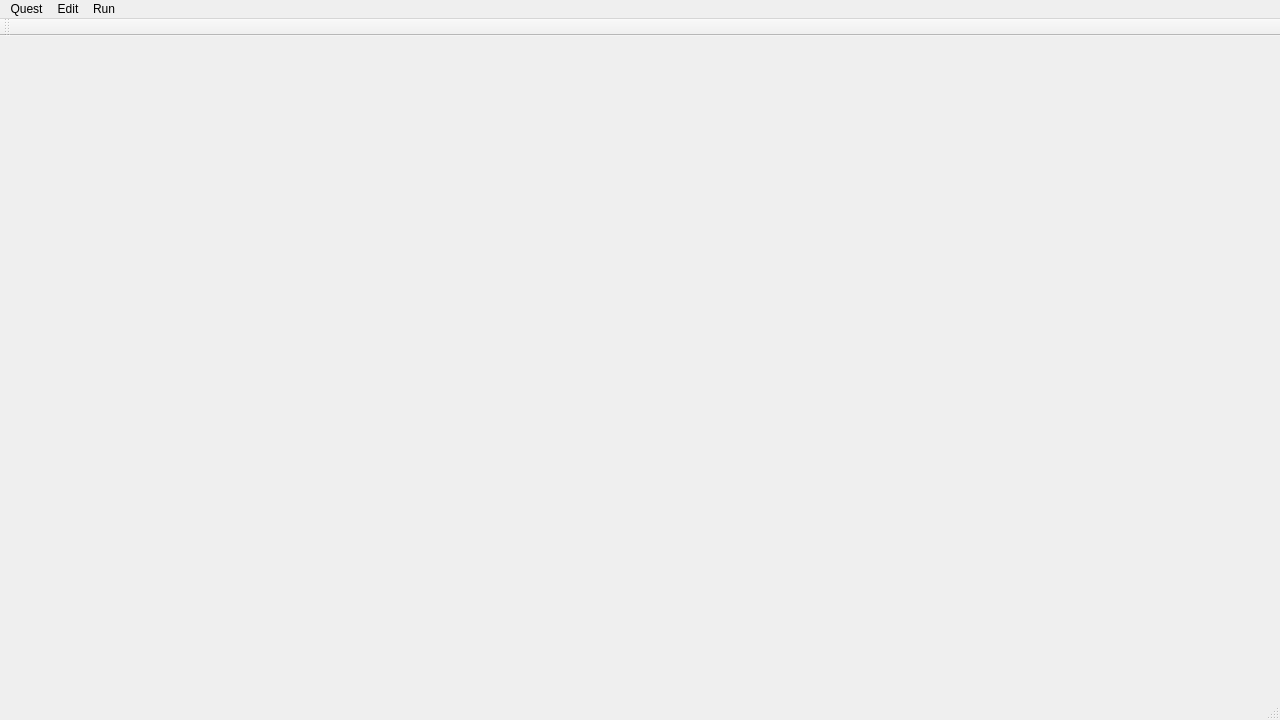
<?xml version="1.0" encoding="UTF-8"?>
<ui version="4.0">
 <class>MainWindow</class>
 <widget class="QMainWindow" name="MainWindow">
  <property name="geometry">
   <rect>
    <x>0</x>
    <y>0</y>
    <width>1280</width>
    <height>720</height>
   </rect>
  </property>
  <property name="windowTitle">
   <string>MainWindow</string>
  </property>
  <widget class="QWidget" name="centralWidget"/>
  <widget class="QMenuBar" name="menuBar">
   <property name="geometry">
    <rect>
     <x>0</x>
     <y>0</y>
     <width>1280</width>
     <height>25</height>
    </rect>
   </property>
   <widget class="QMenu" name="menuQuest">
    <property name="title">
     <string>Quest</string>
    </property>
    <addaction name="actionNew_quest"/>
    <addaction name="actionLoad_quest"/>
    <addaction name="separator"/>
    <addaction name="actionExit"/>
   </widget>
   <widget class="QMenu" name="menuEdit">
    <property name="title">
     <string>Edit</string>
    </property>
   </widget>
   <widget class="QMenu" name="menuRun">
    <property name="title">
     <string>Run</string>
    </property>
    <addaction name="actionRun_quest"/>
   </widget>
   <addaction name="menuQuest"/>
   <addaction name="menuEdit"/>
   <addaction name="menuRun"/>
  </widget>
  <widget class="QToolBar" name="mainToolBar">
   <attribute name="toolBarArea">
    <enum>TopToolBarArea</enum>
   </attribute>
   <attribute name="toolBarBreak">
    <bool>false</bool>
   </attribute>
  </widget>
  <widget class="QStatusBar" name="statusBar"/>
  <action name="actionNew_quest">
   <property name="text">
    <string>New quest...</string>
   </property>
   <property name="shortcut">
    <string>Ctrl+N</string>
   </property>
  </action>
  <action name="actionLoad_quest">
   <property name="text">
    <string>Load quest...</string>
   </property>
   <property name="shortcut">
    <string>Ctrl+O</string>
   </property>
  </action>
  <action name="actionExit">
   <property name="text">
    <string>Exit</string>
   </property>
   <property name="shortcut">
    <string>Ctrl+Q</string>
   </property>
  </action>
  <action name="actionRun_quest">
   <property name="text">
    <string>Run quest</string>
   </property>
   <property name="shortcut">
    <string>F9</string>
   </property>
  </action>
 </widget>
 <layoutdefault spacing="6" margin="11"/>
 <resources/>
 <connections/>
</ui>
